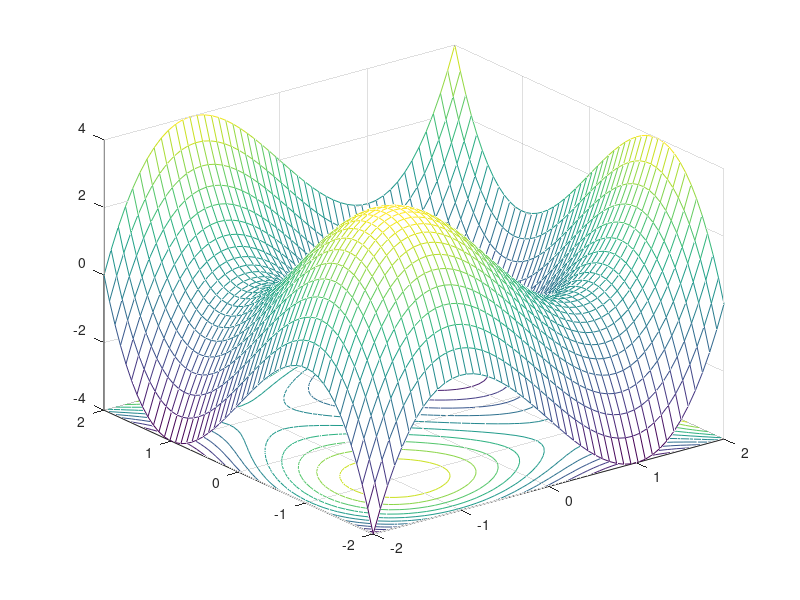

Recreate this plot in MATLAB.
clear all ;
clf ;

f = @(x,y) x.^3 + y.^3 - 3*x - 3*y ;
fv = @(v) f(v(1),v(2)) ;

xb = linspace(-2,2,50) ;
yb = linspace(-2,2,50) ;
[X,Y] = meshgrid(xb, yb) ;

Z = X.^3 + Y.^3 - 3*Y - 3*X ;
% Z = f(X,Y) ;
meshc(X,Y,Z) ;

x0 = [0.5; 0.5] ;
[loc, val] = fminsearch(fv, x0) ; % vagy fminunc
hold on ;
plot3(x0(1),x0(2),-4,'o', loc(1), loc(2),-4,'*') ;


